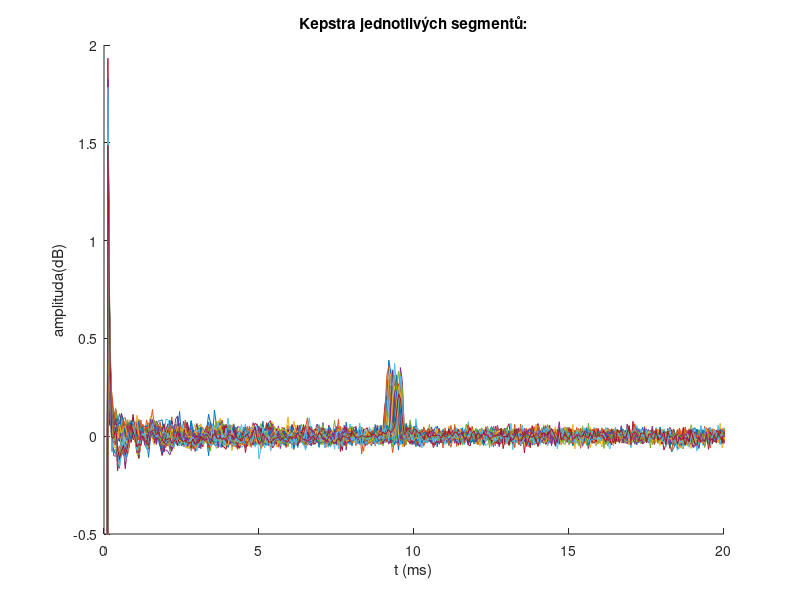
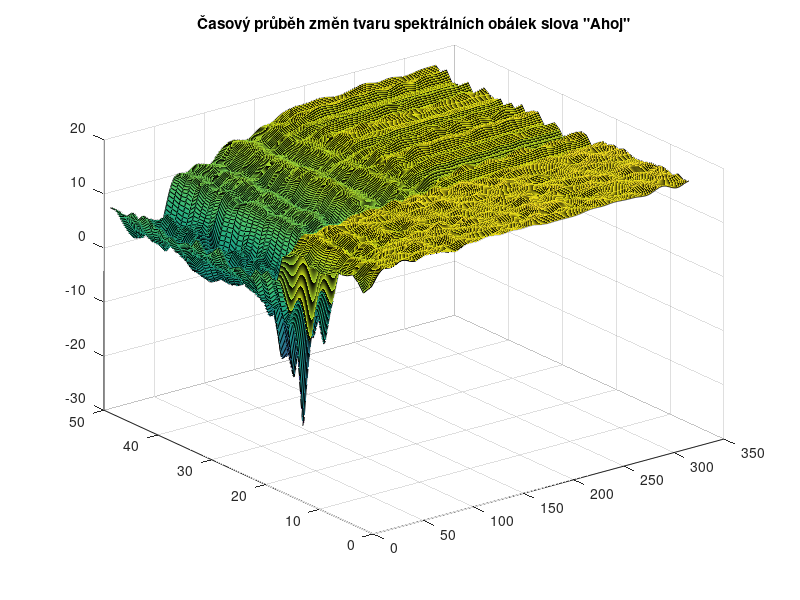
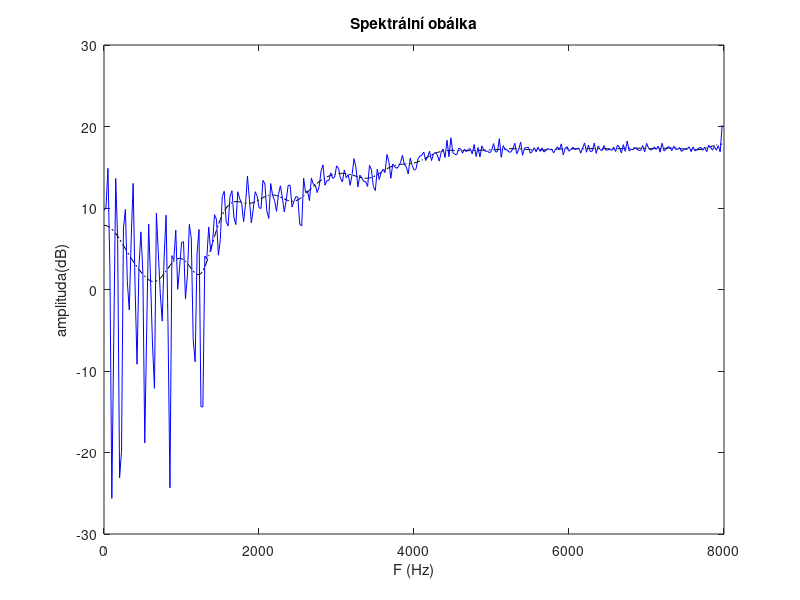

These charts were generated, in order, by the following MATLAB code:
%kepstralní analýza

clear all; close all; clc
load('parametrs.mat');  % načte parametry záznamu ze souboru (Fs)
% load('me_ahoj.mat');    % načte záznam ze souboru
load('me_a.mat');    % načte záznam ze souboru
% soundsc(speech, Fs); % prehraje načtený záznam
% pause(1.2)
figure(700), hold on

ow = 320; %velikost 1/2 segmentu odpovídající doby 20 ms
lSeg = 2*ow;    %velikost celého segmentu (segment je 40ms)
nSeg = 2*(floor(length(speech)/lSeg))-1; %pocet polovin segmentu
for k=1:nSeg
    seg = speech(1+(k-1)*ow:(ow+k*ow)); %rozdělení signálu na segmenty     
    seg = seg.*hamming(lSeg); %okénkovani hammingovou funkcí
    seg = abs(fft(seg)); %vypocet amplitud FFT
    seg = log(seg); %vypocet logaritmu
    seg = ifft(seg); %pomocí inverzní FFT získáme kepsrum
    plot(1000*[1:size(seg)]/Fs, seg) %vykreslí řečový signál
    keps(k,1:lSeg) = seg; %uložení všech kepster pro každý segment do jedné matice
    
    %% Výpošet přenosové funkce hlasového ústrojí (spektrální obálky)

    %odstranění rychle měnících se složek lineární filtrací:
    filtr = 2; %(ms) tato hodnota musí být menží než základní perioda hlasivkového tónu
    filtr = filtr*(Fs/1000); %přepočet parametru filtrace z čas. intererv. na počet vzorků
    kep2 = zeros(1,lSeg); %vytvoří nulové pole o délce segmentu
    kep2(1:filtr-1) = seg(1:filtr-1)*2;   %oddělí část kepstra tvořenou buzením (avybere část tvořenou parametry hlasivkového ústrojí)
    kep2(1) = seg(1);
    kep2(filtr) = seg(filtr);
    obal = real(fft(kep2));    %převede filtr. kepstrum zpět do frekvenční oblasti
    pl1=real(20*log10(obal(1:lSeg/2)));
    act = real(fft(seg)); %převede kepstrum do frekvenční oblasti   
    obals(k,1:lSeg/2) = pl1; %uložení všech spekt. obálek pro každý segment do jedné matice
    kepsf(k,1:lSeg/2) = pl1;

end
xlim([0 20])
ylim([-0.5 2])
xlabel('t (ms)')
ylabel('amplituda(dB)')
title('Kepstra jednotlivých segmentů:')

span=[1:Fs/lSeg:Fs/2];
figure(800)
surf(obals)
title('Časový průběh změn tvaru spektrálních obálek slova "Ahoj"')

% Zobrazení spektrální obálky segmentu kn:
kn = 30;
seg = keps(kn, 1:lSeg)';
figure(900)
pl1=20*log10(obal(1:lSeg/2));
pl2=20*log10(act(1:lSeg/2));
span=[1:Fs/lSeg:Fs/2]; 
plot(span,pl1,'k-.',span,pl2,'b'); %Vykreslení spectální obálky z vybraného segmentu kn:
xlabel('F (Hz)');
ylabel('amplituda(dB)')
title('Spektrální obálka')

